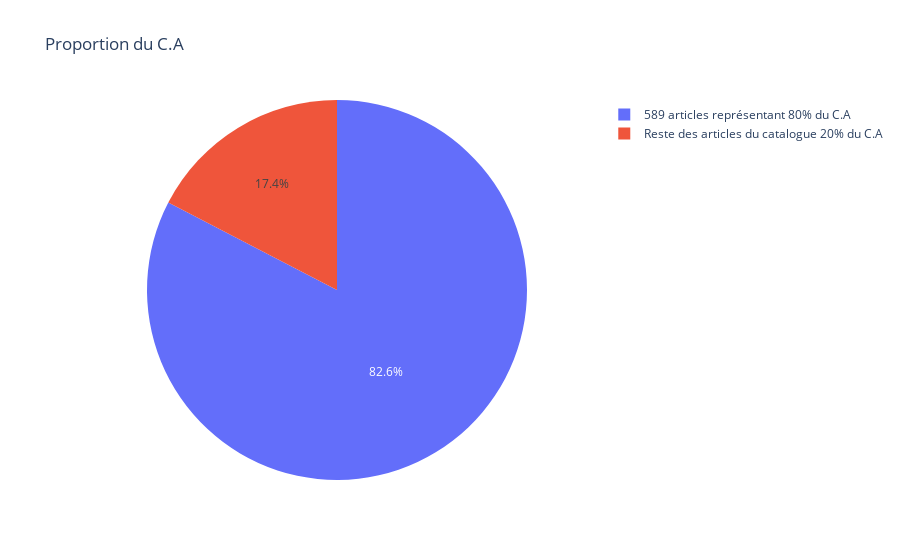

Source (notebook cell):
### Code cell
fig = px.pie(values=[82.61, 17.39], names=['589 articles représentant 80% du C.A', 'Reste des articles du catalogue 20% du C.A'],
             title='Proportion du C.A')

fig.show()

### Figure 1 — Plotly figure (JSON) as saved in the notebook; plotly's stock layout.template omitted (floating-point values rounded to 4 significant figures)
{"data": [{"domain": {"x": [0, 1], "y": [0, 1]}, "hovertemplate": "label=%{label}<br>value=%{value}<extra></extra>", "labels": ["589 articles représentant 80% du C.A", "Reste des articles du catalogue 20% du C.A"], "legendgroup": "", "name": "", "showlegend": true, "type": "pie", "values": [82.61, 17.39]}], "layout": {"legend": {"tracegroupgap": 0}, "title": {"text": "Proportion du C.A"}}}
